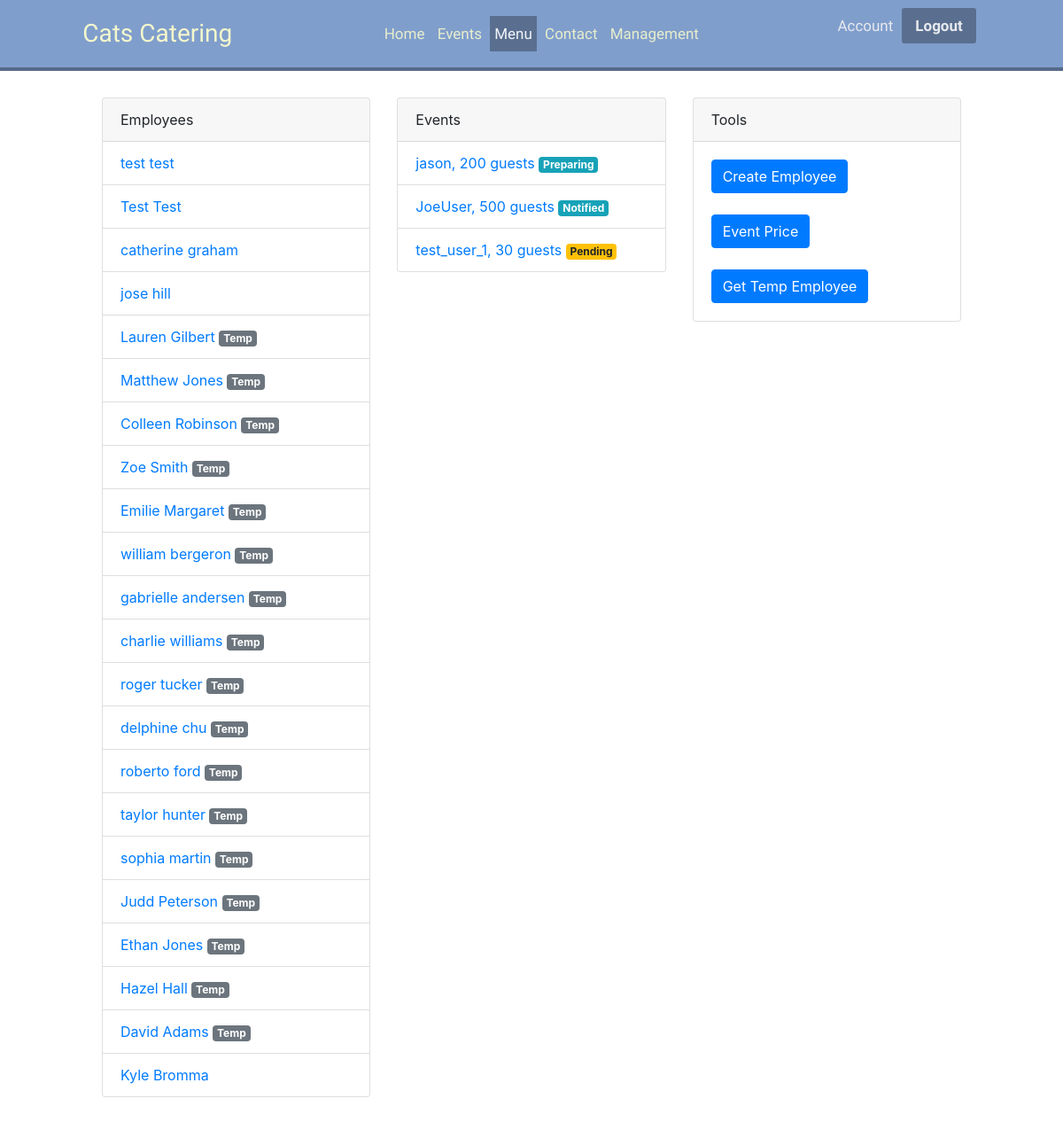
Page /management/ (signed in) on the committed database.
### management/models.py (models this page shows, shortened)
class Employee(models.Model):
	profile = models.OneToOneField(UserProfile, on_delete=models.CASCADE)
	event = models.ManyToManyField(Event, help_text="Assign employee to event",blank=True)
	wage_hour = models.DecimalField(max_digits=4, decimal_places=2, blank=False, default=15.30)
	hours = models.DecimalField(max_digits=10, decimal_places=2, blank=False, default=0.00)
	payment = models.DecimalField(max_digits=10, decimal_places=2, blank=False, default = 0.00)
	is_temp = models.BooleanField(default=False)

### register/models.py (models this page shows, shortened)
class Person(models.Model):
    address = models.TextField(max_length=100, blank=True)
    phone = models.CharField(help_text="Up to 15 digits allowed.", max_length=15, null=True, blank=False) # validators should be a list
    class Meta:
        abstract = True

class UserProfile(Person):
    user = models.OneToOneField(User, on_delete=models.CASCADE)
    def create_profile(sender, **kwargs):
        user = kwargs["instance"]
        if kwargs["created"]:
            user_profile = UserProfile(user=user)
            user_profile.save()
    post_save.connect(create_profile, sender=User)

### events/models.py (models this page shows, shortened)
class Event(models.Model):
	EVENT_TYPE = (
		('Wedding', 'Wedding'),
		('Corporate', 'Corporate'),
		('Private', 'Private'),
		('Social', 'Social'),
		('Bar', 'Bar'),
	)
	user = models.ForeignKey(User, on_delete=models.CASCADE)
	event_type = models.CharField(
	    max_length=50, choices=EVENT_TYPE, blank=True, default='Social', help_text='Event type.')
	numGuests = models.IntegerField(
	    'Number of Guests', help_text="Enter the number of guests.")
	date = models.DateField(default=default_start_day,
	                        help_text="Enter date of event.")
	startTime = models.TimeField(default=datetime.time(
	    16, 00), help_text="Specify start time of event.")
	endDate = models.DateField(default=default_start_day,
	                           help_text="If event goes into next day, please edit.")
	endTime = models.TimeField(default=datetime.time(
	    22, 00), help_text="Enter end time.")
	location = models.CharField(max_length=255, help_text="Enter location")
	menu = models.ForeignKey(Menu, null=True, blank=True,
	                         help_text="Choose a menu")
	menu_cost = models.DecimalField(max_digits=10, decimal_places=2, default=0.00)
	employee_cost = models.DecimalField(
	    max_digits=6, decimal_places=2, default=0.00)
	suggested_price = models.DecimalField(
	    max_digits=10, decimal_places=2, default=0.00)
	EVENT_STATUS = (
		('p', 'Pending'),
		('a', 'Approved'),
		('n', 'Notified'),
		('w', 'Working On'),
		('c', 'Complete'),
	)
	status = models.CharField(max_length=1, choices=EVENT_STATUS, blank=True, default='p',
		help_text='Event Status')
	def __str__(self):
		return "%s, %s guests" % (self.user, self.numGuests)
	class Meta:
		ordering = ["date"]
		permissions = (("can_mark_approved", "Set event as approved."),)

### management/views.py (the view)
@user_passes_test(is_manager, redirect_field_name = '/', login_url='/')
def dashboard(request):
	employee_list = Employee.objects.all()
	event_list = Event.objects.all()
	context = {'employee_list': employee_list, 'event_list': event_list}
	return render(request, 'management/dashboard.html', context)

### commons/templatetags/cache_bust.py (called while the page is built)
@register.simple_tag(name='cache_bust')
def cache_bust():
    if settings.DEBUG:
        version = uuid.uuid1()
    else:
        version = os.environ.get('PROJECT_VERSION')
        if version is None:
            version = '1'
    return '__v__={version}'.format(version=version)

### management/views.py (called while the page is built)
def is_manager(user):
	return user.groups.filter(name='managers').exists()

### management/templates/management/dashboard.html (shortened to what this page needs)
{% extends "base.html" %}
{% load staticfiles % }
{% block extraStatic %}
	<link href="https://maxcdn.bootstrapcdn.com/bootstrap/4.0.0-beta.2/css/bootstrap.min.css" rel="stylesheet">
{% block content %}
	<div class="container">
		<div class="row">
			<div class="col-md-4">
				<div class="card">
					<div class="card-header">Employees</div>
					{% if employee_list %}
					    <ul class="list-group list-group-flush">
		    			{% for employee in employee_list %}
		    				<li class="list-group-item"><a href="{% url 'management:employee' employee.id %}">{{employee.profile.user.first_name}} {{employee.profile.user.last_name}}</a>
		    				{% if employee.is_temp %}
		    					<span class="badge badge-secondary">Temp</span>
		    				{% endif %}
		    				</li>
		    			{% endfor %}
		    			</ul>
	    			{% else %}
	    				<div class="card-body">
	    					<p>No employees exist</p>
	    				</div>
					{% endif %}
				</div>
			</div>
			<div class="col-md-4">
				<div class="card">
	  				<div class="card-header">Events</div>
					{% if event_list %}
					    <ul class="list-group list-group-flush">
		    			{% for event in event_list %}
		        		<li class="list-group-item"><a href="{% url 'manager-event-update' event.id %}">{{event}}</a>
		        		{% if event.status == "p" %}
			              <span class="badge badge-warning">Pending</span>
			            {% elif event.status == "a" %}
			              <span class="badge badge-success">Approved</span>
			            {% elif event.status == "n"%}
			              <span class="badge badge-info">Notified</span>
			            {% elif event.status == "w"%}
			              <span class="badge badge-info">Preparing</span>
			            {% elif event.status == "c"%}
			              <span class="badge badge-success">Complete!</span>
			            {% endif %}</li>
		    			{% endfor %}
		    			</ul>
	    			{% else %}
	    				<div class="card-body">
	    					<p>No Events Exist</p>
	    				</div>
					{% endif %}
				</div>
			</div>
			<div class="col-md-4">
				<div class="card">
	  				<div class="card-header">Tools</div>
		  				<div class="card-body">
		    				<a href="{% url 'management:create_employee' %}" class="btn btn-primary">Create Employee</a>
		    				<br>&nbsp;</br>
		    				<a href="{% url 'management:event_price' %}" class="btn btn-primary">Event Price</a>
		    				<br>&nbsp;</br>
		    				<a href="{% url 'management:temp_employee' %}" class="btn btn-primary">Get Temp Employee</a>
		    			</div>
	  				</div>
				</div>
			</div>
		</div>
	</div>
{% endblock %}

### static/css/base.css (style rules this page uses)
a { color:#809ecc; text-decoration:none; }
ul { list-style: none; }
body { margin:0; padding:0; font-family:helvetica, sans-serif; }

### rows in the picture
Employee: profile.user.first_name "test", profile.user.last_name "test"
Employee: profile.user.first_name "Test", profile.user.last_name "Test"
Employee: profile.user.first_name "catherine", profile.user.last_name "graham"
Employee: profile.user.first_name "jose", profile.user.last_name "hill"
Employee: profile.user.first_name "Lauren", profile.user.last_name "Gilbert", is_temp "Temp"
Employee: profile.user.first_name "Matthew", profile.user.last_name "Jones", is_temp "Temp"
Employee: profile.user.first_name "Colleen", profile.user.last_name "Robinson", is_temp "Temp"
Employee: profile.user.first_name "Zoe", profile.user.last_name "Smith", is_temp "Temp"
Employee: profile.user.first_name "Emilie", profile.user.last_name "Margaret", is_temp "Temp"
Employee: profile.user.first_name "william", profile.user.last_name "bergeron", is_temp "Temp"
Employee: profile.user.first_name "gabrielle", profile.user.last_name "andersen", is_temp "Temp"
Employee: profile.user.first_name "charlie", profile.user.last_name "williams", is_temp "Temp"
Employee: profile.user.first_name "roger", profile.user.last_name "tucker", is_temp "Temp"
Employee: profile.user.first_name "delphine", profile.user.last_name "chu", is_temp "Temp"
Employee: profile.user.first_name "roberto", profile.user.last_name "ford", is_temp "Temp"
Employee: profile.user.first_name "taylor", profile.user.last_name "hunter", is_temp "Temp"
Employee: profile.user.first_name "sophia", profile.user.last_name "martin", is_temp "Temp"
Employee: profile.user.first_name "Judd", profile.user.last_name "Peterson", is_temp "Temp"
Employee: profile.user.first_name "Ethan", profile.user.last_name "Jones", is_temp "Temp"
Employee: profile.user.first_name "Hazel", profile.user.last_name "Hall", is_temp "Temp"
Employee: profile.user.first_name "David", profile.user.last_name "Adams", is_temp "Temp"
Employee: profile.user.first_name "Kyle", profile.user.last_name "Bromma"
Event: user+numGuests "jason, 200 guests", status "Preparing"
Event: user+numGuests "JoeUser, 500 guests", status "Notified"
Event: user+numGuests "test_user_1, 30 guests", status "Pending"
